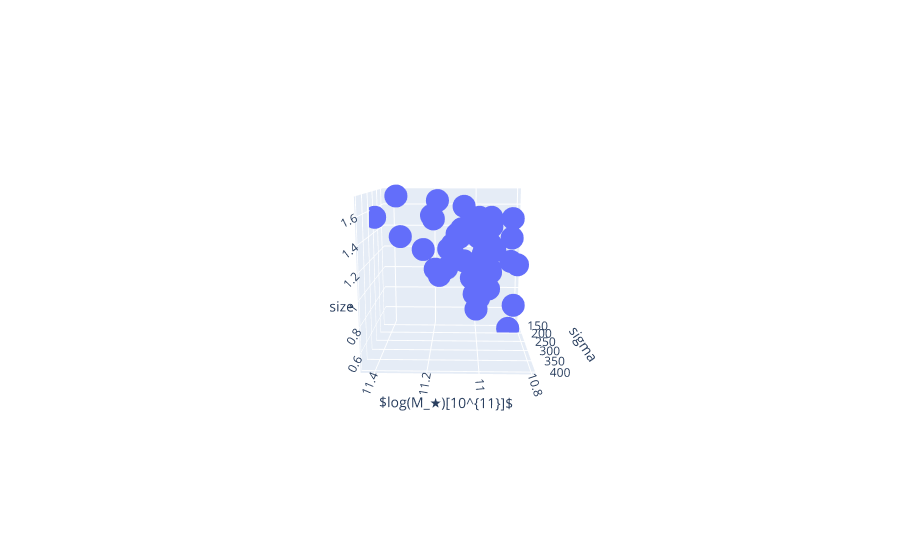

The notebook cell this image was saved under:
### Code cell
import plotly.express as px
import pandas as pd
import numpy as np

mass = [10.99509737,10.93285154,11.02252962,10.95634138,10.94359512,10.97,10.96,10.94242617,11.02744352,11.01346089,
        11.0784593,11.01328702,11.43297338,10.94,10.94109707,11.03949756,11.18,10.97,10.85,11.34,10.98916052,11.3546632,10.99167661,
        11.00029741,11.19,10.995485,11.21,10.94107442,11.06,11,11.24,10.93388755,11.06,11.09085577,11.12832438,10.83,11.07030609,
        11.11288491,10.95957938,11.06115358,11.1,10.82,11.14160799,11.17074274,10.96955492,10.99,10.96845797,10.92410634,10.85,
        10.83735659,10.80384264,11.19573286]

sigma = [244,295,401,227,218,240,324,245,267,246,339,192,283,189,187,221,203,171,224,239,162,242,216,178,217,209,181,192,191,166,237,187,
         188,211,221,165,205,192,203,193,205,166,177,225,185,190,173,129,194,185,163,227]
size = [1.372944267,1.291906474,1.053676612,1.394320857,1.201263003,1.29380305,1.008176823,1.067998511,1.039511542,1.477206982,1.424172928,
        1.444921004,1.54885284,1.277955847,1.047973362,1.447187562,1.659017899,1.403285347,1.144658805,1.366316963,1.058849968,1.707255263,
        0.806293015,0.656744373,1.067229071,1.345351853,1.52044021,1.016460273,1.6055248,1.400019509,1.25520397,1.508394137,1.117926188,
        1.373567307,1.249762678,1.487191227,1.416076192,1.268163345,1.479969744,1.40292634,1.164203914,0.6806447,1.039667087,1.018304327,
        1.179147247,1.50925314,1.435415946,1.398340584,0.496573652,1.323595414,1.062271234,1.511116437]
dor = [0.825093255,0.797731047,0.787672806,0.784897237,0.780994755,0.767070231,0.726792879,0.721573287,0.710572318,0.637540282,0.610483283,
       0.604298163,0.556649064,0.537669507,0.508577098,0.478071607,0.470480757,0.453378957,0.450823326,0.435361935,0.435291874,0.433346502,
       0.425474769,0.417571348,0.410430697,0.410364392,0.404968034,0.396672288,0.394887719,0.387734887,0.382597366,0.382481321,0.37254327,
       0.372302031,0.363709672,0.362880041,0.361908258,0.34461515,0.333966303,0.329596367,0.318325308,0.313170397,0.304283282,0.289615682,
       0.274711756,0.251970141,0.249927572,0.183226845,0.165749056,0.117680162,0.114995672,0.057014774]

array = np.append(np.reshape(mass,(len(mass),1)),np.reshape(sigma,(len(sigma),1)),axis=1)
array = np.append(array,np.reshape(size,(len(size),1)),axis=1)
data = [mass,sigma,size]
df = pd.DataFrame(data=array,columns=['$log(M_★)[10^{11}]$','sigma','size'])

fig = px.scatter_3d(df, x='$log(M_★)[10^{11}]$', y='sigma', z='size')
fig.show()
